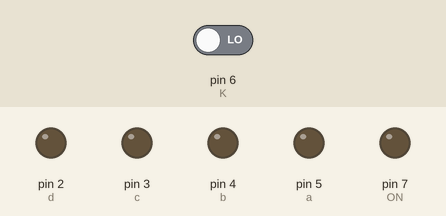
Recording of a sketch running on a simulated Arduino Uno, built with avr-gcc and run on an emulated ATmega328P. On the bench: output pins drawn as LEDs (lit = HIGH). Dashed ring = blinking. The inputs (shaded band) are chosen by the test bench; at power-on: pin 6 (K) LOW.

Above: at 1.2 s.
1.3 s: pin 6 (K) driven HIGH
At 2.0 s:
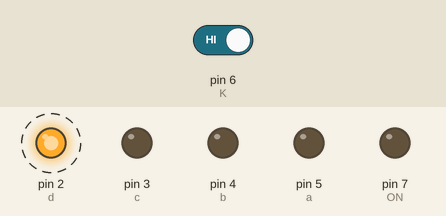
At 4.0 s:
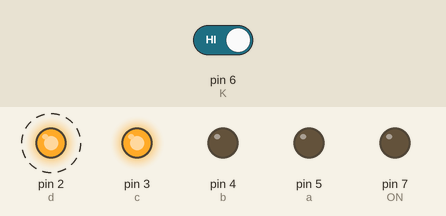
Timing chart, 0 to 16.3 s (numbered marks = the images above; inputs shaded):
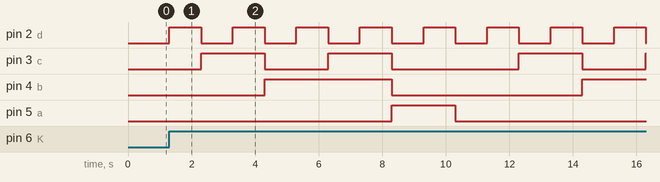

Measured:
- after the input at 1.3 s, pin 2 (d): alternates HIGH for 1.0 s and LOW for 1.0 s, starting at once; pin 3 (c): goes HIGH 2.0 s, LOW 2.0 s, HIGH 2.0 s, LOW 4.0 s, HIGH 2.0 s, LOW 2.0 s, then HIGH, starting after 1.0 s; pin 4 (b): LOW → HIGH after 3.0 s, → LOW 4.0 s later, → HIGH 6.0 s later; pin 5 (a): LOW → HIGH after 7.0 s, → LOW 2.0 s later

The sketch:

Les_10.2.ino
```cpp
int a = 5;
int b = 4;
int c = 3;
int d = 2;
int K = 6;
int ON = 7;
bool S = 0;

long timer = 0;
int timerdelay = 1000;
int stand = 0;


void setup() {
  pinMode(a, OUTPUT);
  pinMode(b, OUTPUT);
  pinMode(c, OUTPUT);
  pinMode(d, OUTPUT);
  pinMode(K, INPUT);
  pinMode(ON, OUTPUT);
  digitalWrite(ON, LOW);

}

void loop() {
  if (digitalRead(K) == HIGH && S == 0) {
    S = 1;
    stand = 1;
  }

  if (millis() >= timer + timerdelay && S == 1) {
    timer = millis();
    switch (stand) {
      case 1:
        EEN();
        break;
      case 2:
        TWEE();
        break;
      case 3:
        DRIE();
        break;
      case 4:
        VIER();
        break;
      case 5:
        VIJF();
        break;
      case 6:
        ZES();
        break;
      case 7:
        ZEVEN();
        break;
      case 8:
        ACHT();
        break;
      case 9:
        NEGEN();
        break;
      case 10:
        CLEAR();
        S = 0;
        break;

    }
    stand++;
  }
}

void CLEAR() {
  digitalWrite(a, LOW);
  digitalWrite(b, LOW);
  digitalWrite(c, LOW);
  digitalWrite(d, LOW);
}

void EEN() {
  digitalWrite(a, LOW);
  digitalWrite(b, LOW);
  digitalWrite(c, LOW);
  digitalWrite(d, HIGH);
}

void TWEE() {
  digitalWrite(a, LOW);
  digitalWrite(b, LOW);
  digitalWrite(c, HIGH);
  digitalWrite(d, LOW);
}

void DRIE() {
  digitalWrite(a, LOW);
  digitalWrite(b, LOW);
  digitalWrite(c, HIGH);
  digitalWrite(d, HIGH);
}


void VIER() {
  digitalWrite(a, LOW);
  digitalWrite(b, HIGH);
  digitalWrite(c, LOW);
  digitalWrite(d, LOW);
}


void VIJF() {
  digitalWrite(a, LOW);
  digitalWrite(b, HIGH);
  digitalWrite(c, LOW);
  digitalWrite(d, HIGH);
}


void ZES() {
  digitalWrite(a, LOW);
  digitalWrite(b, HIGH);
  digitalWrite(c, HIGH);
  digitalWrite(d, LOW);
}


void ZEVEN() {
  digitalWrite(a, LOW);
  digitalWrite(b, HIGH);
  digitalWrite(c, HIGH);
  digitalWrite(d, HIGH);
}


void ACHT() {
  digitalWrite(a, HIGH);
  digitalWrite(b, LOW);
  digitalWrite(c, LOW);
  digitalWrite(d, LOW);
}


void NEGEN() {
  digitalWrite(a, HIGH);
  digitalWrite(b, LOW);
  digitalWrite(c, LOW);
  digitalWrite(d, HIGH);
}
```
